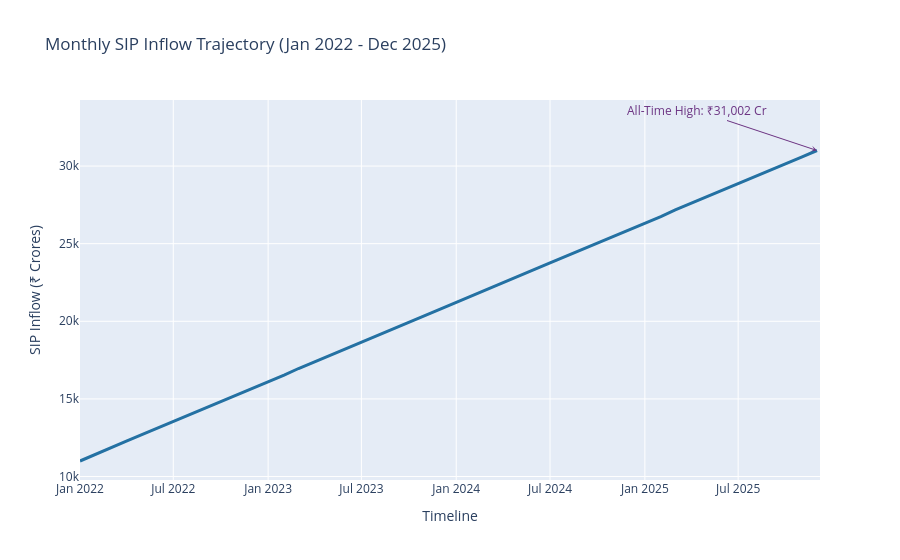

Notebook code cell kept with this figure:
### Code cell
# --- Mock Data Generation (Replace with your actual DataFrame) ---
months = pd.date_range(start="2022-01-01", end="2025-12-01", freq="MS")
sip_trend = pd.DataFrame({'Month': months, 'Inflow_Cr': np.linspace(11000, 31002, len(months))})
# ------------------------------------------------------------------------------

# Create the interactive line chart
fig_sip = px.line(sip_trend, x='Month', y='Inflow_Cr', 
                  title='Monthly SIP Inflow Trajectory (Jan 2022 - Dec 2025)')
fig_sip.update_traces(line_color='#2471A3', line_width=3)

# Violet milestone annotation for the all-time high
fig_sip.add_annotation(x="2025-12-01", y=31002, text="All-Time High: ₹31,002 Cr",
                        showarrow=True, arrowhead=3, arrowcolor="#6C3483",
                        ax=-120, ay=-40, font=dict(color="#6C3483", size=12))

fig_sip.update_layout(xaxis_title="Timeline", yaxis_title="SIP Inflow (₹ Crores)")

# SAVE WITHOUT KALEIDO: Exports as an interactive dashboard file
fig_sip.write_html("sip_inflow_timeseries.html")
fig_sip.show()
